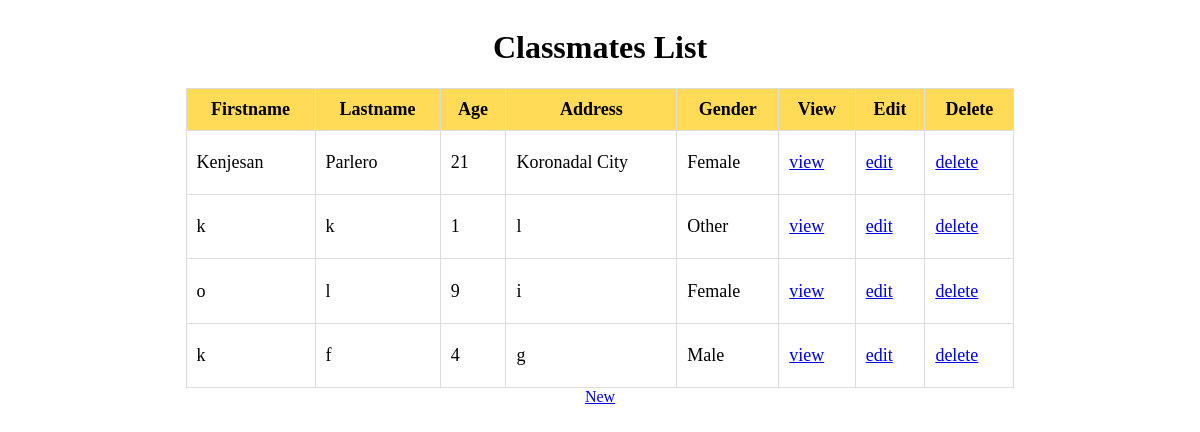
The page /classmate/ on the database its author committed.
### classmates/models.py (models this page shows, shortened)
class Classmate(models.Model):
    name_validator = RegexValidator(
        regex=r'^[a-zA-Z]+$',
        message='Invalid Input:Only letters are allowed in the name.',
    )
    firstname = models.CharField(max_length=200, validators=[name_validator])
    lastname = models.CharField(max_length=200, validators=[name_validator])
    age = models.IntegerField()
    address = models.CharField(max_length=200)
    gender = models.CharField(max_length=10, choices=[('Male', 'Male'), ('Female', 'Female'), ('Other', 'Other')])

### classmates/views.py (the view)
# urls.py: path('', views.ClassmateList.as_view(), name='classmate_list'),
class ClassmateList(ListView):
    model = Classmate

### classmates/templates/classmates/classmate_list.html
{% load static %}
<div class="table-container">
<link rel="stylesheet" type="text/css" href="{% static 'css/custom.css' %}">
<h1>Classmates List</h1>
    <table class="classmate-table" border="1">
    <thead>
      <tr>
        <th>Firstname</th>
        <th>Lastname</th>
        <th>Age</th>
        <th>Address</th>
        <th>Gender</th>
        <th>View</th>
        <th>Edit</th>
        <th>Delete</th>
      </tr>
    </thead>
    <tbody>
      {% for classmate in object_list %}
      <tr>
        <td>{{ classmate.firstname }}</td>
        <td>{{ classmate.lastname }}</td>
        <td>{{ classmate.age }}</td>
        <td>{{ classmate.address }}</td>
        <td>{{ classmate.gender }}</td>
        <td><a href="{% url "classmate_view" classmate.id %}">view</a></td>
        <td><a href="{% url "classmate_edit" classmate.id %}">edit</a></td>
        <td><a href="{% url "classmate_delete" classmate.id %}">delete</a></td>
      </tr>
      {% endfor %}
    </tbody>
  </table>
<a href="{% url "classmate_new" %}">New</a>
</div>

### classmates/static/css/custom.css (style rules this page uses)
.table-container { display: flex; flex-direction: column; align-items: center; justify-content: flex-start; height: 100vh; text-align: center; }
.classmate-table { width: 70%; height: 300px; border-collapse: collapse; background-color: white; }
.classmate-table th, .classmate-table td { padding: 10px; border: 1px solid #ddd; font-size: 18px }
.classmate-table thead tr:first-child { background-color: #FFDB58; }

### rows shown on the page
Classmate: firstname "Kenjesan", lastname "Parlero", age "21", address "Koronadal City", gender "Female"
Classmate: firstname "k", lastname "k", age "1", address "l", gender "Other"
Classmate: firstname "o", lastname "l", age "9", address "i", gender "Female"
Classmate: firstname "k", lastname "f", age "4", address "g", gender "Male"
